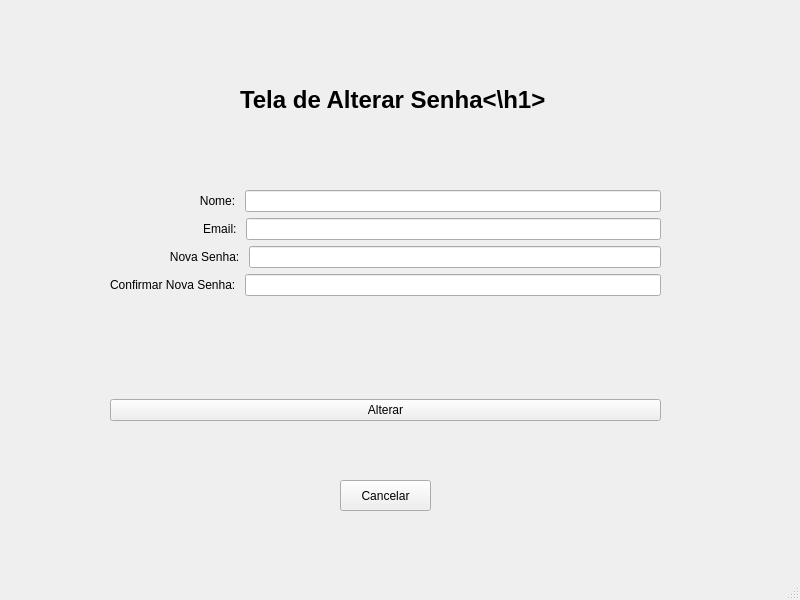
<?xml version="1.0" encoding="UTF-8"?>
<ui version="4.0">
 <class>UpdateWindow</class>
 <widget class="QMainWindow" name="UpdateWindow">
  <property name="geometry">
   <rect>
    <x>0</x>
    <y>0</y>
    <width>800</width>
    <height>600</height>
   </rect>
  </property>
  <property name="windowTitle">
   <string>MainWindow</string>
  </property>
  <widget class="QWidget" name="centralwidget">
   <widget class="QPushButton" name="CancelarButton">
    <property name="geometry">
     <rect>
      <x>340</x>
      <y>480</y>
      <width>91</width>
      <height>31</height>
     </rect>
    </property>
    <property name="text">
     <string>Cancelar</string>
    </property>
   </widget>
   <widget class="QLabel" name="label_5">
    <property name="geometry">
     <rect>
      <x>240</x>
      <y>60</y>
      <width>311</width>
      <height>81</height>
     </rect>
    </property>
    <property name="text">
     <string>&lt;h1&gt;Tela de Alterar Senha&lt;\h1&gt;</string>
    </property>
   </widget>
   <widget class="QWidget" name="">
    <property name="geometry">
     <rect>
      <x>110</x>
      <y>190</y>
      <width>551</width>
      <height>231</height>
     </rect>
    </property>
    <layout class="QVBoxLayout" name="verticalLayout_2">
     <item>
      <layout class="QVBoxLayout" name="verticalLayout">
       <item>
        <layout class="QHBoxLayout" name="horizontalLayout">
         <item>
          <widget class="QLabel" name="label">
           <property name="text">
            <string>                           Nome: </string>
           </property>
          </widget>
         </item>
         <item>
          <widget class="QLineEdit" name="lineEdit_nome"/>
         </item>
        </layout>
       </item>
       <item>
        <layout class="QHBoxLayout" name="horizontalLayout_2">
         <item>
          <widget class="QLabel" name="label_2">
           <property name="text">
            <string>                            Email: </string>
           </property>
          </widget>
         </item>
         <item>
          <widget class="QLineEdit" name="lineEdit_email"/>
         </item>
        </layout>
       </item>
       <item>
        <layout class="QHBoxLayout" name="horizontalLayout_3">
         <item>
          <widget class="QLabel" name="label_3">
           <property name="text">
            <string>                  Nova Senha: </string>
           </property>
          </widget>
         </item>
         <item>
          <widget class="QLineEdit" name="lineEdit_novasenha"/>
         </item>
        </layout>
       </item>
       <item>
        <layout class="QHBoxLayout" name="horizontalLayout_4">
         <item>
          <widget class="QLabel" name="label_4">
           <property name="text">
            <string>Confirmar Nova Senha: </string>
           </property>
          </widget>
         </item>
         <item>
          <widget class="QLineEdit" name="lineEdit_cnovasenha"/>
         </item>
        </layout>
       </item>
      </layout>
     </item>
     <item>
      <spacer name="verticalSpacer">
       <property name="orientation">
        <enum>Qt::Orientation::Vertical</enum>
       </property>
       <property name="sizeHint" stdset="0">
        <size>
         <width>20</width>
         <height>40</height>
        </size>
       </property>
      </spacer>
     </item>
     <item>
      <widget class="QPushButton" name="AlterarButton">
       <property name="text">
        <string>Alterar</string>
       </property>
      </widget>
     </item>
    </layout>
   </widget>
  </widget>
  <widget class="QMenuBar" name="menubar">
   <property name="geometry">
    <rect>
     <x>0</x>
     <y>0</y>
     <width>800</width>
     <height>25</height>
    </rect>
   </property>
  </widget>
  <widget class="QStatusBar" name="statusbar"/>
 </widget>
 <resources/>
 <connections/>
</ui>
